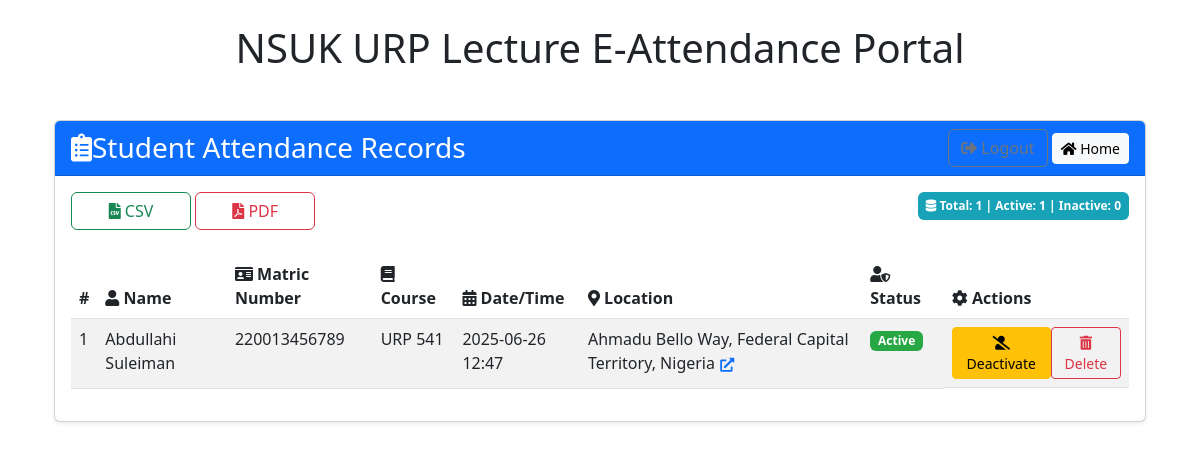
Screenshot of /records (signed in) with the database file from the repository.
### app.py (models this page shows, shortened)
class StudentRecord(db.Model):
    id = db.Column(db.Integer, primary_key=True)
    name = db.Column(db.String(100), nullable=False)
    matric_no = db.Column(db.String(20), nullable=False, unique=True)
    course = db.Column(db.String(50), nullable=False)
    timestamp = db.Column(db.DateTime, nullable=False, default=datetime.now)
    active = db.Column(db.Boolean, default=True)
    latitude = db.Column(db.Float)
    longitude = db.Column(db.Float)
    accuracy = db.Column(db.Float)
    location_name = db.Column(db.String(200))

### app.py (the view)
@app.route('/records')
@login_required
def records():
    if current_user.role != 'lecturer':
        flash('You need lecturer privileges to access this page', 'danger')
        return redirect(url_for('index'))
    all_records = StudentRecord.query.order_by(StudentRecord.timestamp.desc()).all()
    active_count = StudentRecord.query.filter_by(active=True).count()
    inactive_count = StudentRecord.query.filter_by(active=False).count()
    records_with_location = []
    for record in all_records:
        location_data = {
            'latitude': record.latitude,
            'longitude': record.longitude,
            'accuracy': record.accuracy,
            'location_name': record.location_name
        }
        records_with_location.append((record, location_data))
    return render_template('records.html',
                         records=all_records,
                         records_with_location=records_with_location,
                         active_count=active_count,
                         inactive_count=inactive_count)

### app.py (called while the page is built)
@login_manager.user_loader
def load_user(user_id):
    user = User.query.get(int(user_id))
    if user and user.active:  # Use your existing active attribute
        return user
    return None

    @property
    def is_active(self):
        return self.active

### templates/records.html (shortened to what this page needs)
{% extends "base.html" %}
{% block content %}
<div class="container-fluid py-4">
    <div class="card shadow-sm">
        <div class="card-header bg-primary text-white">
            <div class="d-flex justify-content-between align-items-center">
                <h3 class="mb-0"><i class="fas fa-clipboard-list mr-2"></i>Student Attendance Records</h3>
                <div>
                    <a href="{{ url_for('logout') }}" class="btn btn-outline-secondary">
                        <i class="fas fa-sign-out-alt mr-1"></i> Logout
                    </a>
                    <a href="{{ url_for('index') }}" class="btn btn-light btn-sm ml-2">
                        <i class="fas fa-home mr-1"></i> Home
                    </a>
                </div>
            </div>
        </div>
        <div class="card-body">
            <div class="d-flex justify-content-between mb-4">
                <div class="export-buttons">
                    <a href="{{ url_for('download_all_csv') }}" class="btn btn-outline-success" id="exportCsvBtn">
                        <i class="fas fa-file-csv mr-1"></i> CSV
                    </a>
                    <a href="{{ url_for('download_all_pdf') }}" class="btn btn-outline-danger ml-2" id="exportPdfBtn">
                        <i class="fas fa-file-pdf mr-1"></i> PDF
                    </a>
                </div>
                <div class="record-count">
                    <span class="badge badge-info p-2">
                        <i class="fas fa-database mr-1"></i>
                        Total: {{ records|length }} | Active: {{ active_count }} | Inactive: {{ inactive_count }}
                    </span>
                </div>
            </div>
            {% if records %}
            <div class="table-responsive">
                <table class="table table-hover table-striped">
                    <thead class="thead-light">
                        <tr>
                            <th>#</th>
                            <th><i class="fas fa-user mr-1"></i> Name</th>
                            <th><i class="fas fa-id-card mr-1"></i> Matric Number</th>
                            <th><i class="fas fa-book mr-1"></i> Course</th>
                            <th><i class="fas fa-calendar-alt mr-1"></i> Date/Time</th>
                            <th><i class="fas fa-map-marker-alt mr-1"></i> Location</th>
                            <th><i class="fas fa-user-shield mr-1"></i> Status</th>
                            <th><i class="fas fa-cog mr-1"></i> Actions</th>
                        </tr>
                    </thead>
                    <tbody>
                        {% for record, location_data in records_with_location %}
                        <tr>
                            <td>{{ loop.index }}</td>
                            <td>{{ record.name }}</td>
                            <td>{{ record.matric_no }}</td>
                            <td>{{ record.course }}</td>
                            <td>
                                <span class="text-dark">
                                    {{ record.timestamp.strftime('%Y-%m-%d %H:%M') }}
                                </span>
                            </td>
                            <td>
                                {% if location_data.location_name %}
                                    {{ location_data.location_name }}
                                {% elif location_data.latitude and location_data.longitude %}
                                    {{ "%.6f, %.6f"|format(location_data.latitude, location_data.longitude) }}
                                {% else %}
                                    <span class="text-muted">N/A</span>
                                {% endif %}
                                {% if location_data.latitude and location_data.longitude %}
                                <a href="https://www.google.com/maps?q={{ location_data.latitude }},{{ location_data.longitude }}"
                                   target="_blank"
                                   class="btn btn-sm btn-link p-0 ml-1"
                                   data-toggle="tooltip"
                                   title="View on map">
                                    <i class="fas fa-external-link-alt"></i>
                                </a>
                                {% endif %}
                            </td>
                            <td>
                                <span class="badge {% if record.active %}badge-success{% else %}badge-danger{% endif %} status-badge" data-status="{{ 'active' if record.active else 'inactive' }}">
                                    {% if record.active %}Active{% else %}Inactive{% endif %}
                                </span>
                            </td>
                            <td class="d-flex">
                                <button class="btn btn-sm {% if record.active %}btn-warning{% else %}btn-success{% endif %} toggle-status mr-2"
                                        data-student-id="{{ record.id }}"
                                        data-current-status="{{ 'active' if record.active else 'inactive' }}">
                                    <i class="fas {% if record.active %}fa-user-slash{% else %}fa-user-check{% endif %}"></i>
                                    {% if record.active %}Deactivate{% else %}Activate{% endif %}
                                </button>
                                <button class="btn btn-sm btn-outline-danger delete-record"
                                        data-record-id="{{ record.id }}">
                                    <i class="fas fa-trash-alt"></i> Delete
                                </button>
                            </td>
                        </tr>
                        {% endfor %}
                    </tbody>
                </table>
            </div>
            {% endif %}
        </div>
    </div>
</div>
{% endblock %}

### templates/base.html (shortened to what this page needs)
<!doctype html>
<html lang="en">
<head>
    <link rel="stylesheet" href="https://cdn.jsdelivr.net/npm/bootstrap@5.3.0/dist/css/bootstrap.min.css">
    <link rel="stylesheet" href="https://cdnjs.cloudflare.com/ajax/libs/font-awesome/5.15.4/css/all.min.css">
</head>
<body>
    <div class="container mt-4">
        <h1 class="mb-4 text-center">NSUK URP Lecture E-Attendance Portal</h1>
        {% block content %}{% endblock %}
    </div>
</body>
</html>

### templates/records.html (style rules this page uses)
.badge-success { background-color: #28a745; color: white; }
.badge-info { background-color: #17a2b8; color: white; }
tr { transition: all 0.3s ease; }
.export-buttons .btn { min-width: 120px; }

### rows the page displays
StudentRecord: name "Abdullahi Suleiman", matric_no "220013456789", course "URP 541", timestamp "2025-06-26 12:47", location_name "Ahmadu Bello Way, Federal Capital Territory, Nigeria", active "Active"

### other values shown
{{ records|length }} "1"
{{ active_count }} "1"
{{ inactive_count }} "0"
